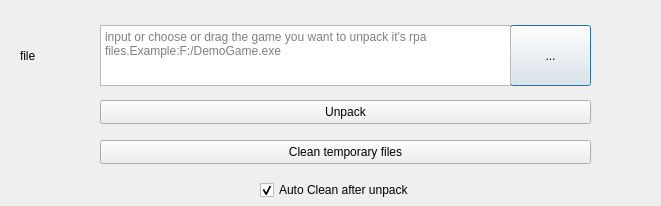
<?xml version="1.0" encoding="UTF-8"?>
<ui version="4.0">
 <class>GameUnpackerDialog</class>
 <widget class="QDialog" name="GameUnpackerDialog">
  <property name="geometry">
   <rect>
    <x>0</x>
    <y>0</y>
    <width>661</width>
    <height>206</height>
   </rect>
  </property>
  <property name="windowTitle">
   <string>Game Unpacker</string>
  </property>
  <widget class="QLabel" name="label">
   <property name="geometry">
    <rect>
     <x>20</x>
     <y>40</y>
     <width>31</width>
     <height>31</height>
    </rect>
   </property>
   <property name="text">
    <string>file</string>
   </property>
   <property name="wordWrap">
    <bool>true</bool>
   </property>
  </widget>
  <widget class="QPushButton" name="selectFileBtn">
   <property name="geometry">
    <rect>
     <x>510</x>
     <y>25</y>
     <width>81</width>
     <height>61</height>
    </rect>
   </property>
   <property name="text">
    <string>...</string>
   </property>
  </widget>
  <widget class="QTextEdit" name="selectFileText">
   <property name="geometry">
    <rect>
     <x>100</x>
     <y>25</y>
     <width>411</width>
     <height>61</height>
    </rect>
   </property>
   <property name="toolTip">
    <string/>
   </property>
   <property name="placeholderText">
    <string>input or choose or drag the game you want to unpack it's rpa files.Example:F:/DemoGame.exe</string>
   </property>
  </widget>
  <widget class="QPushButton" name="unpackBtn">
   <property name="geometry">
    <rect>
     <x>100</x>
     <y>100</y>
     <width>491</width>
     <height>24</height>
    </rect>
   </property>
   <property name="text">
    <string>Unpack</string>
   </property>
  </widget>
  <widget class="QPushButton" name="cleanBtn">
   <property name="geometry">
    <rect>
     <x>100</x>
     <y>140</y>
     <width>491</width>
     <height>24</height>
    </rect>
   </property>
   <property name="text">
    <string>Clean temporary files</string>
   </property>
  </widget>
  <widget class="QCheckBox" name="autoCheckBox">
   <property name="geometry">
    <rect>
     <x>260</x>
     <y>180</y>
     <width>331</width>
     <height>20</height>
    </rect>
   </property>
   <property name="text">
    <string>Auto Clean after unpack</string>
   </property>
   <property name="checked">
    <bool>true</bool>
   </property>
  </widget>
 </widget>
 <resources/>
 <connections/>
</ui>
